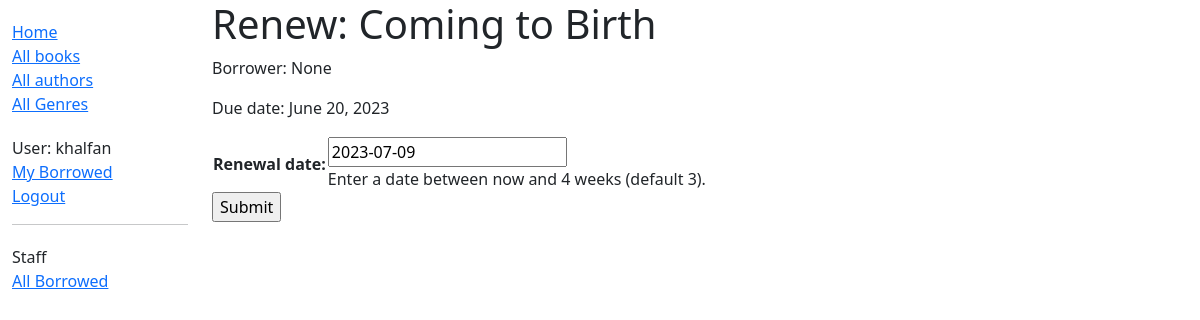
The app's page /catalog/book/026c9dcb-d874-450e-9f0d-8b9bc9ca9803/renew/ (signed in), older data.
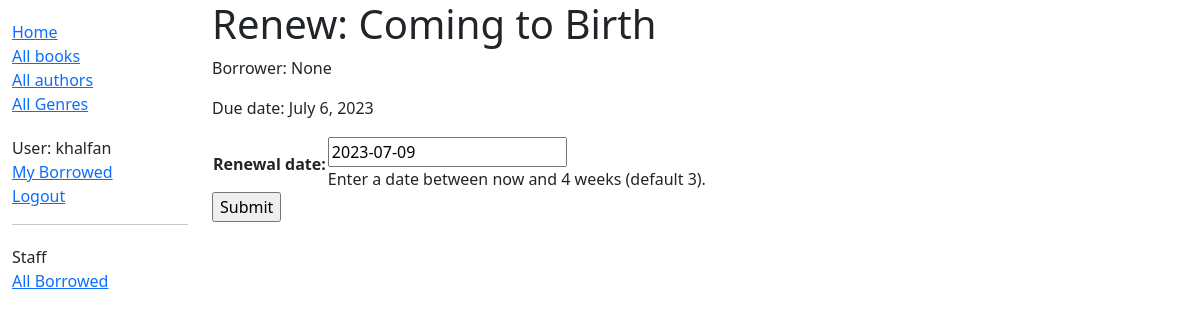
The same page, newer data.
### catalog/models.py (models this page shows, shortened)
class BookInstance(models.Model):
    id = models.UUIDField(primary_key=True, default=uuid.uuid4, help_text='Unique ID for this particular book across whole library') #uuid.uuid4 generates a unique id for the book instance
    book = models.ForeignKey('Book', on_delete=models.SET_NULL, null=True)
    imprint = models.CharField(max_length=200)
    due_back = models.DateField(null=True, blank=True)
    LOAN_STATUS = ( #tuple of tuples
        ('m', 'Maintenance'), #first element is the value stored in the db, second element is the human-readable name
        ('o', 'On loan'),
        ('a', 'Available'),
        ('r', 'Reserved'),
    )
    status = models.CharField( #status field is a character field that only allows the values in the LOAN_STATUS tuple
        max_length=1,
        choices=LOAN_STATUS,
        blank=True,
        default='m',
        help_text='Book availability',
    )
    borrower = models.ForeignKey(User, on_delete=models.SET_NULL, null=True, blank=True)
    @property
    def is_overdue(self):
        return bool(self.due_back and date.today() > self.due_back)
    class Meta:
        ordering = ['due_back']
        permissions = (("can_mark_returned", "Set book as returned"),)

### catalog/views.py (the view)
# urls.py: path('book/<uuid:pk>/renew/', views.renew_book_librarian, name='renew-book-librarian')
@login_required
@permission_required('catalog.can_mark_returned', raise_exception=True)
def renew_book_librarian(request, pk):
    book_instance = get_object_or_404(BookInstance, pk=pk)
    if request.method == 'POST':
        form =RenewBookForm(request.POST)
        if form.is_valid():
            book_instance.due_back = form.cleaned_data['renewal_date']
            book_instance.save()
            return HttpResponseRedirect(reverse('all-borrowed'))
    else:
        proposed_renewal_date = datetime.date.today() + datetime.timedelta(weeks=3)
        form = RenewBookForm(initial={'renewal_date': proposed_renewal_date})
    context = {
        'form': form,
        'book_instance': book_instance,
    }
    return render(request, 'catalog/book_renew_librarian.html', context)

### catalog/forms.py (shortened to what this page needs)
class RenewBookForm(forms.Form):
    renewal_date = forms.DateField(help_text='Enter a date between now and 4 weeks (default 3).')

### catalog/templates/catalog/book_renew_librarian.html (shortened to what this page needs)
{% extends "base_generic.html" %}
{% block content %}
    <h1>Renew: {{book_instance.book.title}}</h1>
    <p>Borrower: {{book_instance.borrower}}</p>
    <p{% if book_instance.is_overdue %} class="text-danger"{% endif %}>Due date: {{book_instance.due_back}}</p>
    <form action="" method="post">
        <table>
        {{ form.as_table }}
        </table>
        <input type="submit" value="Submit">
    </form>
{% endblock %}

Row changes from the older to the newer data that the page shows:
changed BookInstance "None": due_back "June 20, 2023" → "July 6, 2023"
